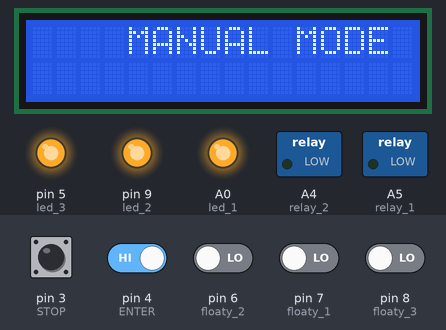
Bench run of a sketch on a simulated Arduino Uno, built with avr-gcc and run on an emulated ATmega328P. On the bench: 16×2 character LCD, switched loads named in the sketch (green lamp = pin HIGH), output pins drawn as LEDs (lit = HIGH). Dashed ring = blinking. The test bench sets the inputs (shaded band); at power-on: pin 3 (STOP), pin 4 (ENTER) HIGH, pin 6 (floaty_2), pin 7 (floaty_1), pin 8 (floaty_3) LOW.

Above: at 1.2 s.
1.3 s: pin 8 (floaty_3) driven HIGH
At 1.76 s:
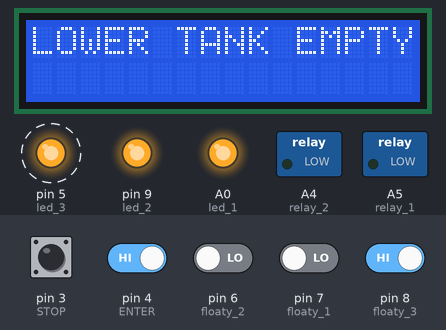
3.7 s: pin 6 (floaty_2) driven HIGH
At 4.7 s:
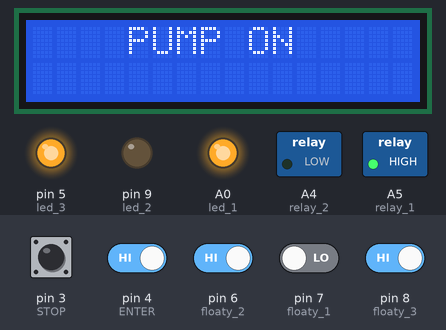
5.2 s: pin 7 (floaty_1) driven HIGH
At 7.5 s:
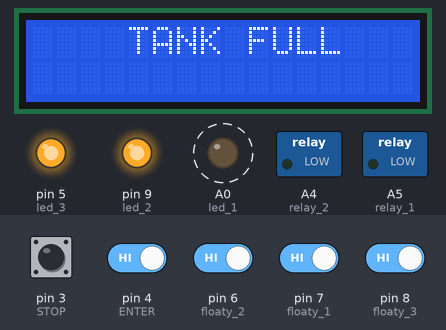
7.6 s: pin 4 (ENTER) driven LOW
At 9.2 s:
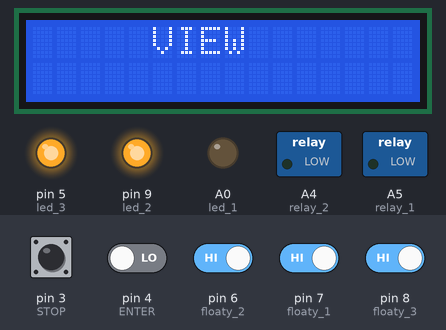
Timing chart, 0 to 10.3 s (numbered marks = the images above; inputs shaded):
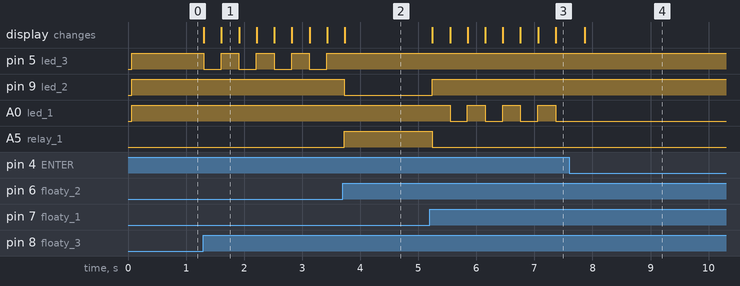

Measured:
- after the input at 1.3 s, pin 5 (led_3): alternates HIGH for 0.30 s and LOW for 0.30 s, starting at once; the display: first changes at once (image 1 shows a later state)
- after the input at 3.7 s, pin 5 (led_3): stops changing and stays HIGH; pin 9 (led_2): HIGH → LOW at once; A5 (relay_1): LOW → HIGH at once; the display: changes at once (image 2)
- after the input at 5.2 s, pin 9 (led_2): LOW → HIGH at once; A0 (led_1): alternates HIGH for 0.31 s and LOW for 0.30 s, starting after 0.35 s; A5 (relay_1): HIGH → LOW at once; the display: first changes at once (image 3 shows a later state)
- after the input at 7.6 s, A0 (led_1): stops changing and stays LOW; the display: changes after 0.27 s (image 4)

The sketch:

water_level.ino
```cpp
#include <ShiftedLCD.h>
#include <SPI.h>
#include <EEPROM.h>

// initialize the ShiftedLCD library with the number of the latch pin
LiquidCrystal lcd(10);

const int relay_1 = A5;    // O/P
const int relay_2 = A4;    // O/P
const int START = 2;       // I/P
const int STOP = 3;        // I/P
const int ENTER = 4;       // I/P
const int floaty_1 = 7;    // I/P
const int floaty_2 = 6;    // I/P
const int floaty_3 = 8;    // I/P

const int led_1 = A0;      // O/P
const int led_2 = 9;       // O/P
const int led_3 = 5;       // O/P

void setup() {
  lcd.begin(16, 2); // Initialize the ShiftedLCD
  lcd.noBlink();
  pinMode(relay_1, OUTPUT);
  pinMode(relay_2, OUTPUT);
  pinMode(floaty_1, INPUT);
  pinMode(floaty_2, INPUT);
  pinMode(floaty_3, INPUT);
  pinMode(START, INPUT);
  pinMode(STOP, INPUT);
  pinMode(ENTER, INPUT);
  pinMode(led_1, OUTPUT);
  pinMode(led_2, OUTPUT);
  pinMode(led_3, OUTPUT);
  digitalWrite(relay_1, LOW);
  digitalWrite(relay_2, LOW);
  digitalWrite(led_1, HIGH);
  digitalWrite(led_2, HIGH);
  digitalWrite(led_3, HIGH);
}

void loop() {

    if(digitalRead(ENTER)==LOW) {
        delay(200);
        lcd.setCursor(0, 0);
        lcd.print("     VIEW     ");

        do
        {
            if(digitalRead(STOP)==LOW)
            {
                delay(200);
                lcd.setCursor(0, 0);
                lcd.print("    SETTINGS    ");

                do
                {
                    if(digitalRead(ENTER)==LOW) {
                        delay(200);
                        lcd.setCursor(0, 0);
                        lcd.print("   NO OF PUMPS.?   ");

                        do // For swift exit
                        {
                            if(digitalRead(START)==LOW) {
                                delay(200);
                                return;
                            }
                        } while(digitalRead(START)==HIGH);

                    }
                }while(digitalRead(STOP)==HIGH);

            }
        } while(digitalRead(ENTER)==HIGH);
    }


    else if(digitalRead(floaty_3) == HIGH) {
      if((digitalRead(floaty_1) == LOW) && (digitalRead(floaty_2) == HIGH)) {
        digitalWrite(relay_1, HIGH);
        digitalWrite(led_1, HIGH);
        digitalWrite(led_2, LOW);
        digitalWrite(led_3, HIGH);
        lcd.setCursor(0, 0);
        lcd.print("    PUMP ON     ");
        delay(300);
      }
      else if(digitalRead(floaty_2) == LOW) {
        digitalWrite(relay_1, LOW);
        digitalWrite(led_3, LOW);
        digitalWrite(led_2, HIGH);
        lcd.setCursor(0, 0);
        lcd.print("LOWER TANK EMPTY");
        lcd.clear();
        delay(300);
        digitalWrite(led_3, HIGH);
        lcd.setCursor(0, 0);
        lcd.print("LOWER TANK EMPTY");
        delay(300);
      }
      else if(digitalRead(floaty_1) == HIGH) {
        digitalWrite(relay_1, LOW);
        digitalWrite(led_1, HIGH);
        digitalWrite(led_2, HIGH);
        digitalWrite(led_3, HIGH);
        lcd.setCursor(0, 0);
        lcd.print("    TANK FULL   ");
        lcd.clear();
        delay(300);
        lcd.setCursor(0, 0);
        lcd.print("    TANK FULL   ");
        digitalWrite(led_1, LOW);
        delay(300);
      }
    }
    else if(digitalRead(floaty_3) == LOW) {
      lcd.setCursor(0, 0);
      lcd.print("    MANUAL MODE    ");
      //TODO

  }

}
```
